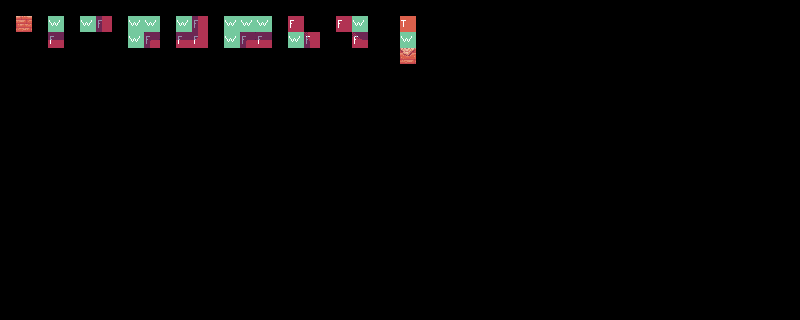

A level layout from a 2D game, rendered from its tile map. Below: a short description, then the map file with its tile-grid data intact:
An orthogonal 50x20 tile map with 16x16 px tiles, 3 tile layers (input_prototype, output_base, output_shadows).

<map version="1.10" tiledversion="1.10.2" orientation="orthogonal" renderorder="right-down" width="50" height="20" tilewidth="16" tileheight="16" infinite="0" nextlayerid="4" nextobjectid="1">
 <tileset firstgid="1" source="../TangerineTavernPNG_PetricakeGames.tsx" />
 <layer id="1" name="input_prototype" width="50" height="20">
  <data encoding="csv">
0,0,0,0,0,0,0,0,0,0,0,0,0,0,0,0,0,0,0,0,0,0,0,0,0,0,0,0,0,0,0,0,0,0,0,0,0,0,0,0,0,0,0,0,0,0,0,0,0,0,
0,114,0,112,0,112,114,0,112,112,0,112,114,0,112,112,112,0,114,0,0,114,112,0,0,115,0,0,0,0,0,0,0,0,0,0,0,0,0,0,0,0,0,0,0,0,0,0,0,0,
0,0,0,114,0,0,0,0,112,114,0,114,114,0,112,114,114,0,112,114,0,0,114,0,0,112,0,0,0,0,0,0,0,0,0,0,0,0,0,0,0,0,0,0,0,0,0,0,0,0,
0,0,0,0,0,0,0,0,0,0,0,0,0,0,0,0,0,0,0,0,0,0,0,0,0,114,0,0,0,0,0,0,0,0,0,0,0,0,0,0,0,0,0,0,0,0,0,0,0,0,
0,0,0,0,0,0,0,0,0,0,0,0,0,0,0,0,0,0,0,0,0,0,0,0,0,0,0,0,0,0,0,0,0,0,0,0,0,0,0,0,0,0,0,0,0,0,0,0,0,0,
0,0,0,0,0,0,0,0,0,0,0,0,0,0,0,0,0,0,0,0,0,0,0,0,0,0,0,0,0,0,0,0,0,0,0,0,0,0,0,0,0,0,0,0,0,0,0,0,0,0,
0,0,0,0,0,0,0,0,0,0,0,0,0,0,0,0,0,0,0,0,0,0,0,0,0,0,0,0,0,0,0,0,0,0,0,0,0,0,0,0,0,0,0,0,0,0,0,0,0,0,
0,0,0,0,0,0,0,0,0,0,0,0,0,0,0,0,0,0,0,0,0,0,0,0,0,0,0,0,0,0,0,0,0,0,0,0,0,0,0,0,0,0,0,0,0,0,0,0,0,0,
0,0,0,0,0,0,0,0,0,0,0,0,0,0,0,0,0,0,0,0,0,0,0,0,0,0,0,0,0,0,0,0,0,0,0,0,0,0,0,0,0,0,0,0,0,0,0,0,0,0,
0,0,0,0,0,0,0,0,0,0,0,0,0,0,0,0,0,0,0,0,0,0,0,0,0,0,0,0,0,0,0,0,0,0,0,0,0,0,0,0,0,0,0,0,0,0,0,0,0,0,
0,0,0,0,0,0,0,0,0,0,0,0,0,0,0,0,0,0,0,0,0,0,0,0,0,0,0,0,0,0,0,0,0,0,0,0,0,0,0,0,0,0,0,0,0,0,0,0,0,0,
0,0,0,0,0,0,0,0,0,0,0,0,0,0,0,0,0,0,0,0,0,0,0,0,0,0,0,0,0,0,0,0,0,0,0,0,0,0,0,0,0,0,0,0,0,0,0,0,0,0,
0,0,0,0,0,0,0,0,0,0,0,0,0,0,0,0,0,0,0,0,0,0,0,0,0,0,0,0,0,0,0,0,0,0,0,0,0,0,0,0,0,0,0,0,0,0,0,0,0,0,
0,0,0,0,0,0,0,0,0,0,0,0,0,0,0,0,0,0,0,0,0,0,0,0,0,0,0,0,0,0,0,0,0,0,0,0,0,0,0,0,0,0,0,0,0,0,0,0,0,0,
0,0,0,0,0,0,0,0,0,0,0,0,0,0,0,0,0,0,0,0,0,0,0,0,0,0,0,0,0,0,0,0,0,0,0,0,0,0,0,0,0,0,0,0,0,0,0,0,0,0,
0,0,0,0,0,0,0,0,0,0,0,0,0,0,0,0,0,0,0,0,0,0,0,0,0,0,0,0,0,0,0,0,0,0,0,0,0,0,0,0,0,0,0,0,0,0,0,0,0,0,
0,0,0,0,0,0,0,0,0,0,0,0,0,0,0,0,0,0,0,0,0,0,0,0,0,0,0,0,0,0,0,0,0,0,0,0,0,0,0,0,0,0,0,0,0,0,0,0,0,0,
0,0,0,0,0,0,0,0,0,0,0,0,0,0,0,0,0,0,0,0,0,0,0,0,0,0,0,0,0,0,0,0,0,0,0,0,0,0,0,0,0,0,0,0,0,0,0,0,0,0,
0,0,0,0,0,0,0,0,0,0,0,0,0,0,0,0,0,0,0,0,0,0,0,0,0,0,0,0,0,0,0,0,0,0,0,0,0,0,0,0,0,0,0,0,0,0,0,0,0,0,
0,0,0,0,0,0,0,0,0,0,0,0,0,0,0,0,0,0,0,0,0,0,0,0,0,0,0,0,0,0,0,0,0,0,0,0,0,0,0,0,0,0,0,0,0,0,0,0,0,0
</data>
 </layer>
 <layer id="2" name="output_base" width="50" height="20">
  <data encoding="csv">
0,0,0,0,0,0,0,0,0,0,0,0,0,0,0,0,0,0,0,0,0,0,0,0,0,0,0,0,0,0,0,0,0,0,0,0,0,0,0,0,0,0,0,0,0,0,0,0,0,0,
0,23,0,0,0,0,0,0,0,0,0,0,0,0,0,0,0,0,0,0,0,0,0,0,0,0,0,0,0,0,0,0,0,0,0,0,0,0,0,0,0,0,0,0,0,0,0,0,0,0,
0,0,0,0,0,0,0,0,0,0,0,0,0,0,0,0,0,0,0,0,0,0,0,0,0,0,0,0,0,0,0,0,0,0,0,0,0,0,0,0,0,0,0,0,0,0,0,0,0,0,
0,0,0,0,0,0,0,0,0,0,0,0,0,0,0,0,0,0,0,0,0,0,0,0,0,25,0,0,0,0,0,0,0,0,0,0,0,0,0,0,0,0,0,0,0,0,0,0,0,0,
0,0,0,0,0,0,0,0,0,0,0,0,0,0,0,0,0,0,0,0,0,0,0,0,0,0,0,0,0,0,0,0,0,0,0,0,0,0,0,0,0,0,0,0,0,0,0,0,0,0,
0,0,0,0,0,0,0,0,0,0,0,0,0,0,0,0,0,0,0,0,0,0,0,0,0,0,0,0,0,0,0,0,0,0,0,0,0,0,0,0,0,0,0,0,0,0,0,0,0,0,
0,0,0,0,0,0,0,0,0,0,0,0,0,0,0,0,0,0,0,0,0,0,0,0,0,0,0,0,0,0,0,0,0,0,0,0,0,0,0,0,0,0,0,0,0,0,0,0,0,0,
0,0,0,0,0,0,0,0,0,0,0,0,0,0,0,0,0,0,0,0,0,0,0,0,0,0,0,0,0,0,0,0,0,0,0,0,0,0,0,0,0,0,0,0,0,0,0,0,0,0,
0,0,0,0,0,0,0,0,0,0,0,0,0,0,0,0,0,0,0,0,0,0,0,0,0,0,0,0,0,0,0,0,0,0,0,0,0,0,0,0,0,0,0,0,0,0,0,0,0,0,
0,0,0,0,0,0,0,0,0,0,0,0,0,0,0,0,0,0,0,0,0,0,0,0,0,0,0,0,0,0,0,0,0,0,0,0,0,0,0,0,0,0,0,0,0,0,0,0,0,0,
0,0,0,0,0,0,0,0,0,0,0,0,0,0,0,0,0,0,0,0,0,0,0,0,0,0,0,0,0,0,0,0,0,0,0,0,0,0,0,0,0,0,0,0,0,0,0,0,0,0,
0,0,0,0,0,0,0,0,0,0,0,0,0,0,0,0,0,0,0,0,0,0,0,0,0,0,0,0,0,0,0,0,0,0,0,0,0,0,0,0,0,0,0,0,0,0,0,0,0,0,
0,0,0,0,0,0,0,0,0,0,0,0,0,0,0,0,0,0,0,0,0,0,0,0,0,0,0,0,0,0,0,0,0,0,0,0,0,0,0,0,0,0,0,0,0,0,0,0,0,0,
0,0,0,0,0,0,0,0,0,0,0,0,0,0,0,0,0,0,0,0,0,0,0,0,0,0,0,0,0,0,0,0,0,0,0,0,0,0,0,0,0,0,0,0,0,0,0,0,0,0,
0,0,0,0,0,0,0,0,0,0,0,0,0,0,0,0,0,0,0,0,0,0,0,0,0,0,0,0,0,0,0,0,0,0,0,0,0,0,0,0,0,0,0,0,0,0,0,0,0,0,
0,0,0,0,0,0,0,0,0,0,0,0,0,0,0,0,0,0,0,0,0,0,0,0,0,0,0,0,0,0,0,0,0,0,0,0,0,0,0,0,0,0,0,0,0,0,0,0,0,0,
0,0,0,0,0,0,0,0,0,0,0,0,0,0,0,0,0,0,0,0,0,0,0,0,0,0,0,0,0,0,0,0,0,0,0,0,0,0,0,0,0,0,0,0,0,0,0,0,0,0,
0,0,0,0,0,0,0,0,0,0,0,0,0,0,0,0,0,0,0,0,0,0,0,0,0,0,0,0,0,0,0,0,0,0,0,0,0,0,0,0,0,0,0,0,0,0,0,0,0,0,
0,0,0,0,0,0,0,0,0,0,0,0,0,0,0,0,0,0,0,0,0,0,0,0,0,0,0,0,0,0,0,0,0,0,0,0,0,0,0,0,0,0,0,0,0,0,0,0,0,0,
0,0,0,0,0,0,0,0,0,0,0,0,0,0,0,0,0,0,0,0,0,0,0,0,0,0,0,0,0,0,0,0,0,0,0,0,0,0,0,0,0,0,0,0,0,0,0,0,0,0
</data>
 </layer>
 <layer id="3" name="output_shadows" width="50" height="20">
  <data encoding="csv">
0,0,0,0,0,0,0,0,0,0,0,0,0,0,0,0,0,0,0,0,0,0,0,0,0,0,0,0,0,0,0,0,0,0,0,0,0,0,0,0,0,0,0,0,0,0,0,0,0,0,
0,0,0,0,0,0,61,0,0,0,0,0,61,0,0,0,0,0,0,0,0,0,0,0,0,0,0,0,0,0,0,0,0,0,0,0,0,0,0,0,0,0,0,0,0,0,0,0,0,0,
0,0,0,78,0,0,0,0,0,43,0,78,79,0,0,43,78,0,0,76,0,0,77,0,0,0,0,0,0,0,0,0,0,0,0,0,0,0,0,0,0,0,0,0,0,0,0,0,0,0,
0,0,0,0,0,0,0,0,0,0,0,0,0,0,0,0,0,0,0,0,0,0,0,0,0,0,0,0,0,0,0,0,0,0,0,0,0,0,0,0,0,0,0,0,0,0,0,0,0,0,
0,0,0,0,0,0,0,0,0,0,0,0,0,0,0,0,0,0,0,0,0,0,0,0,0,0,0,0,0,0,0,0,0,0,0,0,0,0,0,0,0,0,0,0,0,0,0,0,0,0,
0,0,0,0,0,0,0,0,0,0,0,0,0,0,0,0,0,0,0,0,0,0,0,0,0,0,0,0,0,0,0,0,0,0,0,0,0,0,0,0,0,0,0,0,0,0,0,0,0,0,
0,0,0,0,0,0,0,0,0,0,0,0,0,0,0,0,0,0,0,0,0,0,0,0,0,0,0,0,0,0,0,0,0,0,0,0,0,0,0,0,0,0,0,0,0,0,0,0,0,0,
0,0,0,0,0,0,0,0,0,0,0,0,0,0,0,0,0,0,0,0,0,0,0,0,0,0,0,0,0,0,0,0,0,0,0,0,0,0,0,0,0,0,0,0,0,0,0,0,0,0,
0,0,0,0,0,0,0,0,0,0,0,0,0,0,0,0,0,0,0,0,0,0,0,0,0,0,0,0,0,0,0,0,0,0,0,0,0,0,0,0,0,0,0,0,0,0,0,0,0,0,
0,0,0,0,0,0,0,0,0,0,0,0,0,0,0,0,0,0,0,0,0,0,0,0,0,0,0,0,0,0,0,0,0,0,0,0,0,0,0,0,0,0,0,0,0,0,0,0,0,0,
0,0,0,0,0,0,0,0,0,0,0,0,0,0,0,0,0,0,0,0,0,0,0,0,0,0,0,0,0,0,0,0,0,0,0,0,0,0,0,0,0,0,0,0,0,0,0,0,0,0,
0,0,0,0,0,0,0,0,0,0,0,0,0,0,0,0,0,0,0,0,0,0,0,0,0,0,0,0,0,0,0,0,0,0,0,0,0,0,0,0,0,0,0,0,0,0,0,0,0,0,
0,0,0,0,0,0,0,0,0,0,0,0,0,0,0,0,0,0,0,0,0,0,0,0,0,0,0,0,0,0,0,0,0,0,0,0,0,0,0,0,0,0,0,0,0,0,0,0,0,0,
0,0,0,0,0,0,0,0,0,0,0,0,0,0,0,0,0,0,0,0,0,0,0,0,0,0,0,0,0,0,0,0,0,0,0,0,0,0,0,0,0,0,0,0,0,0,0,0,0,0,
0,0,0,0,0,0,0,0,0,0,0,0,0,0,0,0,0,0,0,0,0,0,0,0,0,0,0,0,0,0,0,0,0,0,0,0,0,0,0,0,0,0,0,0,0,0,0,0,0,0,
0,0,0,0,0,0,0,0,0,0,0,0,0,0,0,0,0,0,0,0,0,0,0,0,0,0,0,0,0,0,0,0,0,0,0,0,0,0,0,0,0,0,0,0,0,0,0,0,0,0,
0,0,0,0,0,0,0,0,0,0,0,0,0,0,0,0,0,0,0,0,0,0,0,0,0,0,0,0,0,0,0,0,0,0,0,0,0,0,0,0,0,0,0,0,0,0,0,0,0,0,
0,0,0,0,0,0,0,0,0,0,0,0,0,0,0,0,0,0,0,0,0,0,0,0,0,0,0,0,0,0,0,0,0,0,0,0,0,0,0,0,0,0,0,0,0,0,0,0,0,0,
0,0,0,0,0,0,0,0,0,0,0,0,0,0,0,0,0,0,0,0,0,0,0,0,0,0,0,0,0,0,0,0,0,0,0,0,0,0,0,0,0,0,0,0,0,0,0,0,0,0,
0,0,0,0,0,0,0,0,0,0,0,0,0,0,0,0,0,0,0,0,0,0,0,0,0,0,0,0,0,0,0,0,0,0,0,0,0,0,0,0,0,0,0,0,0,0,0,0,0,0
</data>
 </layer>
</map>
